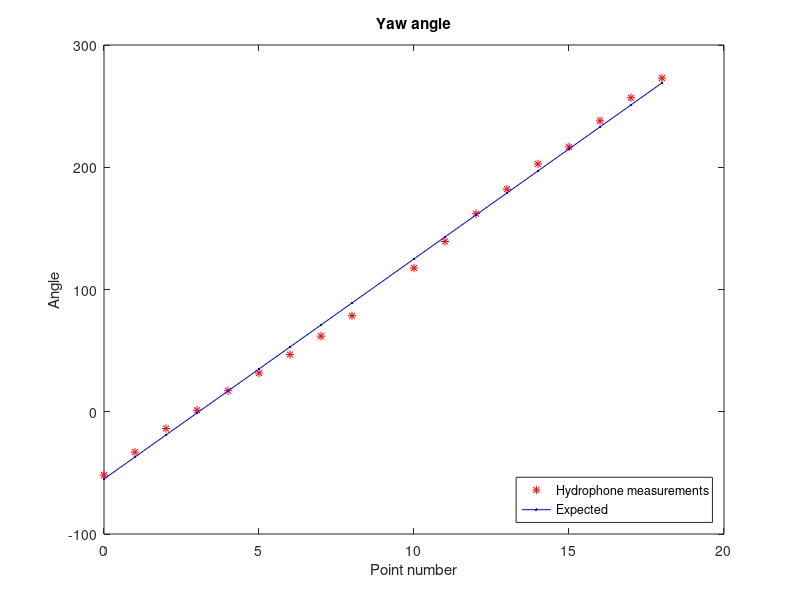
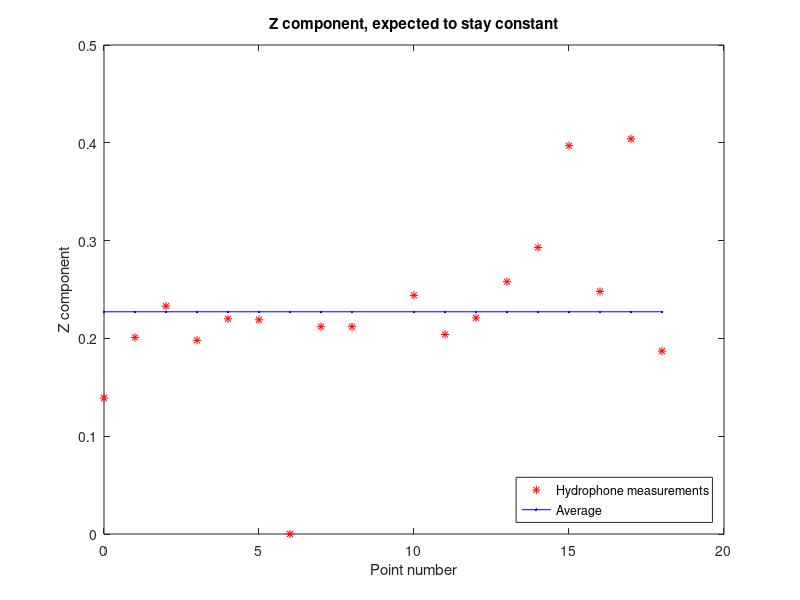

Write MATLAB code to recreate these figures, in order.
data=[-0.778 0.612 -0.139;
-0.535 0.821 -0.201;
-0.231 0.945 -0.233;
0.021 0.980 -0.198;
0.288 0.932 -0.220;
0.513 0.830 -0.219;
0.868 0.815 0;
0.862 0.461 -0.212;
0.958 0.194 -0.212;
0.860 -0.448 -0.244;
0.638 -0.742 -0.204;
0.301 -0.928 -0.221;
-0.035 -0.966 -0.258;
-0.370 -0.882 -0.293;
-0.548 -0.736 -0.397;
-0.821 -0.514 -0.248;
-0.891 -0.208 -0.404;
-0.981 0.050 -0.187];

points=[0, 1, 2, 3, 4, 5, 6, 7, 8, 10, 11, 12 ,13, 14, 15, 16, 17, 18];

angles=atan2(data(:,1),data(:,2))*180/pi();

line=points*18-55;

for i=1:length(angles)
    if(angles(i)<-60)
        angles(i)=angles(i)+360;
    end
end

close all;
figure(1);
plot(points, angles,'r*');
hold on;
plot(points, line,'b.-');
xlabel('Point number');
ylabel('Angle');
title('Yaw angle');
legend('Hydrophone measurements', 'Expected', 'Location','SouthEast');

figure(2);
plot(points, -data(:,3),'r*');
xlabel('Point number');
ylabel('Z component');
hold on;
avline(1:length(points))=mean(data(:,3));
plot(points, -avline,'b.-');

title('Z component, expected to stay constant');
legend('Hydrophone measurements', 'Average', 'Location','SouthEast');
